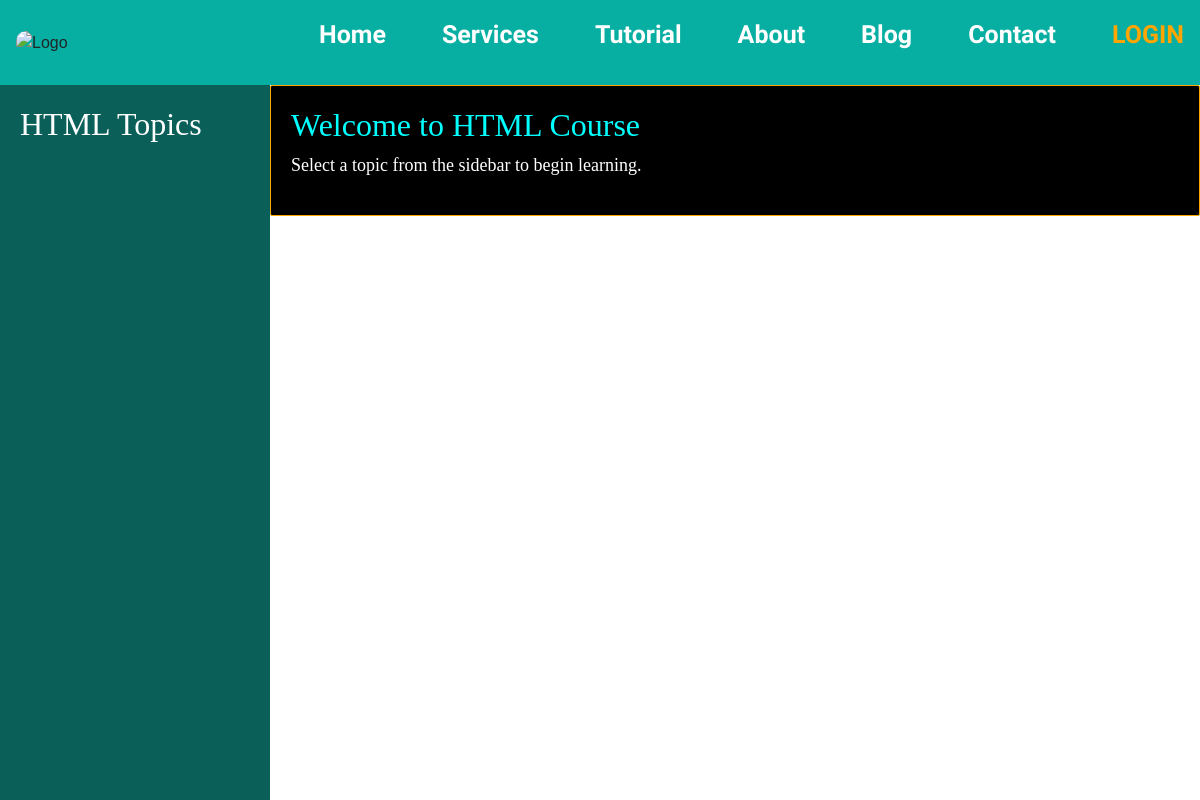
/html-topics/, run on an earlier commit of the app's database.
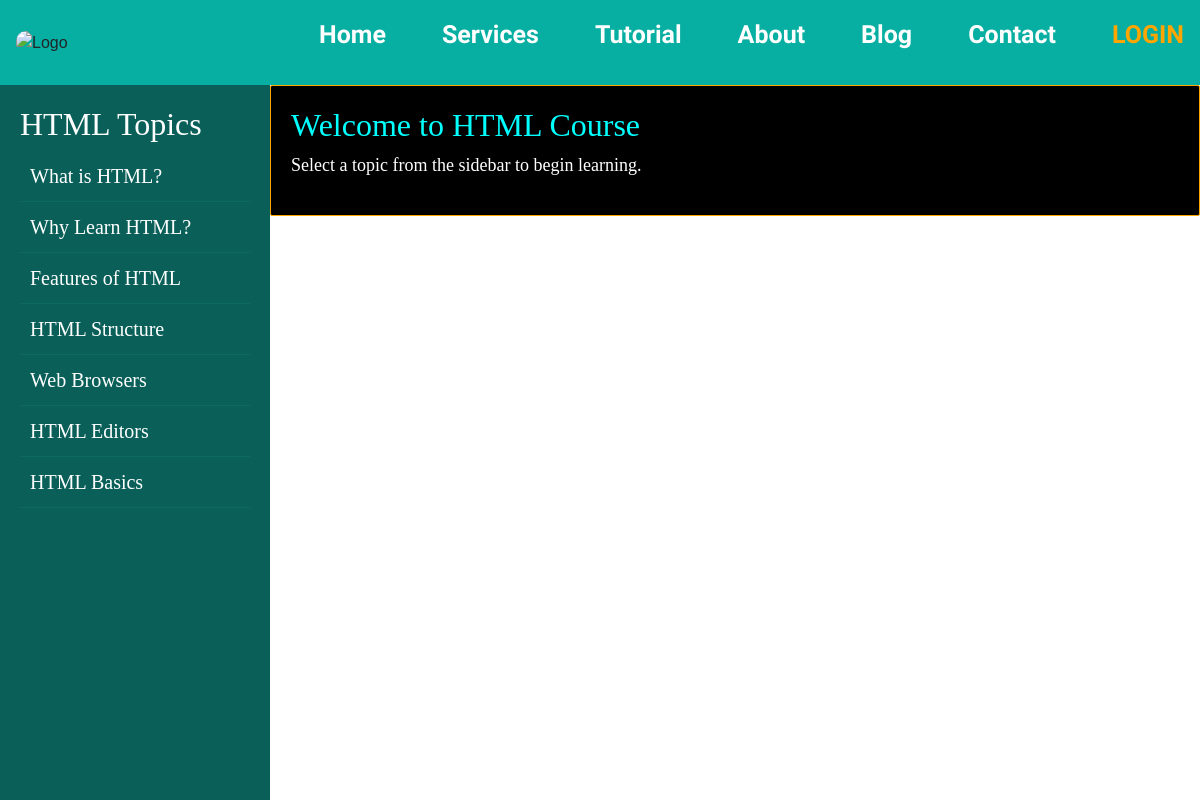
And on a later commit of the database.
### Mywebapp/models.py (models this page shows, shortened)
class HTMLTopic(models.Model):
    title = models.CharField(max_length=200)
    HTML1 = models.CharField(max_length=200, blank=True, null=True)
    HTML2 = models.TextField(blank=True, null=True,max_length=1200)
    HTML3 = models.TextField(blank=True, null=True,max_length=1200)
    HTML4 = models.TextField(blank=True, null=True,max_length=1200)
    HTML5 = models.TextField(blank=True, null=True,max_length=1200)
    HTML6 = models.TextField(blank=True, null=True,max_length=1200)

### Mywebapp/views.py (the view)
# urls.py: path('html-topics/', HTML_topic_list, name='html_topics'),
def HTML_topic_list(request):
    topics = HTMLTopic.objects.all()
    return render(request, 'HTML.html', {'topics': topics})

### Mywebapp/Templates/Html.html (shortened to what this page needs)
{% load static %}
<!DOCTYPE html>
<html lang="en">
<head>
    <link href="https://cdn.jsdelivr.net/npm/bootstrap@5.3.2/dist/css/bootstrap.min.css" rel="stylesheet">
</head>
<body>
    <nav class="navbar">
        <div class="logo"><img src="{% static 'Images/Stec.png' %}" alt="Logo"></div>
        <ul class="nav-links" id="navLinks">
            <li><a href="/home/">Home</a></li>
            <li><a href="/Service/">Services</a></li>
            <li><a href="/program/">Tutorial</a></li>
            <li><a href="/About/">About</a></li>
            <li><a href="/blog/">Blog</a></li>
            <li><a href="/contact/">Contact</a></li>
            <li><a href="/Login1/" class="login">LOGIN</a></li>
        </ul>
    </nav>
    <div class="sidebar" id="sidebar">
        <h2>HTML Topics</h2>
        {% for topic in topics %}
        <a href="#" data-id="{{ topic.id }}">{{ topic.title }}</a>
        {% endfor %}
    </div>
    <div class="content" id="mainContent">
        <h2>Welcome to HTML Course</h2>
        <p>Select a topic from the sidebar to begin learning.</p>
    </div>
</body>
</html>

What changed in the data, as far as the page shows it:
added HTMLTopic: title "What is HTML?"
added HTMLTopic: title "Why Learn HTML?"
added HTMLTopic: title "Features of HTML"
added HTMLTopic: title "HTML Structure"
added HTMLTopic: title "Web Browsers"
added HTMLTopic: title "HTML Editors"
added HTMLTopic: title "HTML Basics"
